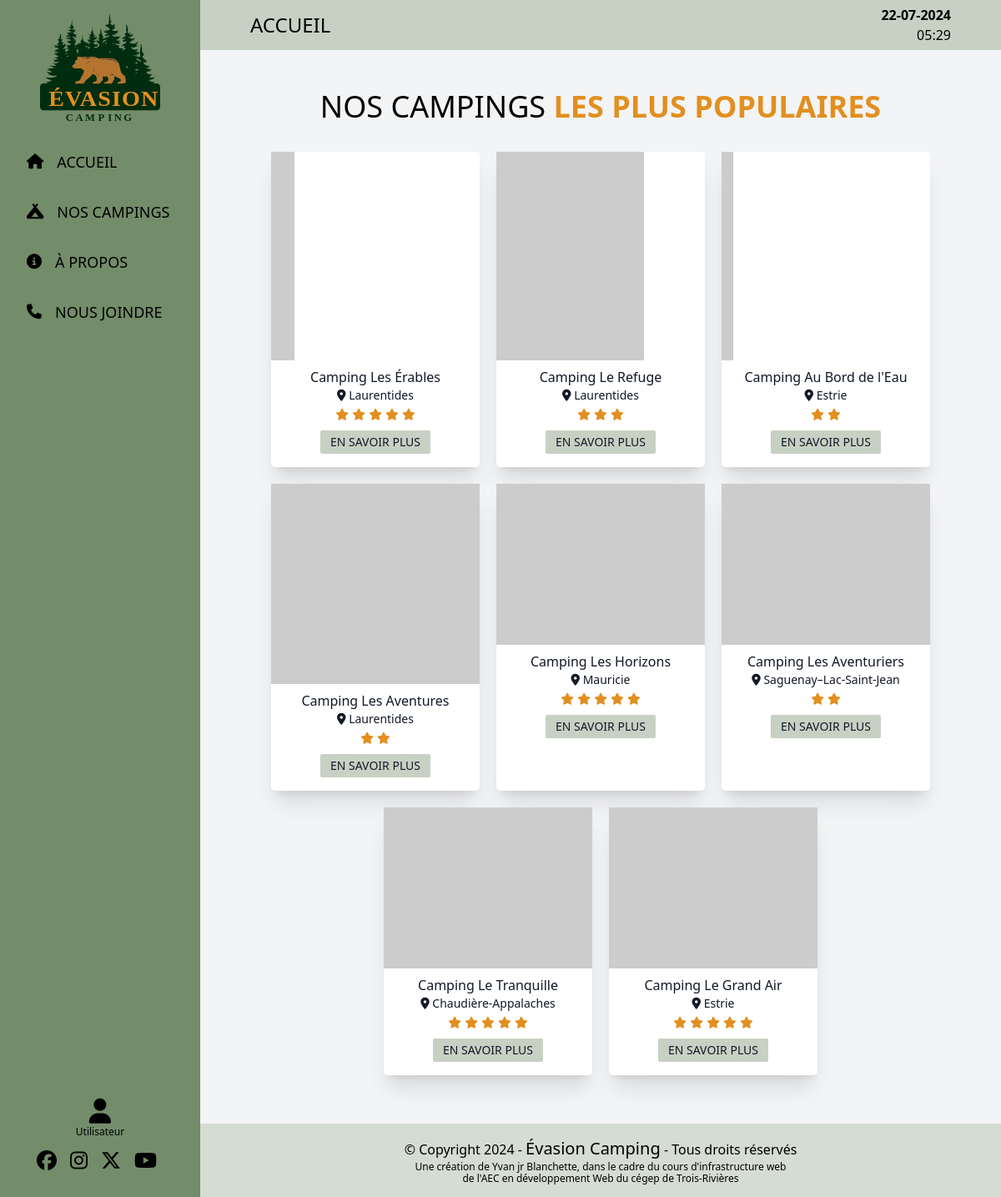
The page / on the database its author committed.
### tables this page shows
CREATE TABLE `campings` (
  `id` int NOT NULL,
  `name` varchar(50) NOT NULL,
  `region` varchar(50) NOT NULL,
  `address` varchar(100) NOT NULL,
  `city` varchar(50) NOT NULL,
  `postal_code` varchar(20) NOT NULL,
  `description` text NOT NULL,
  `nb_terrains` int NOT NULL,
  `popularite` int NOT NULL,
  `nb_stars` int NOT NULL,
  `actif` tinyint(1) NOT NULL,
  `accept_animals` tinyint(1) NOT NULL,
  `date_inscription` date NOT NULL,
  `experience_id` int NOT NULL,
  `id_picsum` int NOT NULL
);

### index.php (the view, shortened to what this page needs)
<?php
include_once(__DIR__ . '/_components/Header.php');
$campings = [];
if ($result = $mysqli->query("SELECT * FROM campings WHERE actif = 1 ORDER BY popularite DESC LIMIT 8")) {
  $campings = $result->fetch_all(MYSQLI_ASSOC);
}
?>
<div class="min-h-screen w-[100vw] flex justify-between">
    <?php include_once(__DIR__ . '/_components/Sidebar.php') ?>
  <div class="flex flex-col justify-between w-[100vw] lg:w-[80vw]">
    <?php include_once(__DIR__ . '/_components/Navbar.php') ?>
    <main class="flex-1 py-12 px-[5vw] bg-gray-100">
      <h1 class="text-2xl md:text-3xl lg:text-4xl font-light uppercase text-center mb-6">Nos campings <span class="text-[#E28F20] font-bold">les plus populaires</span></h1>
      <div class="flex flex-wrap justify-center">
        <?php foreach ($campings as $camping) { ?>
          <div class="w-[250px] text-gray-900 rounded-[5px] m-[10px] bg-white shadow-xl">
            <img src="https://picsum.photos/id/<?= $camping['id_picsum'] ?>/250/122" alt="<?= $camping['name'] ?>">
            <div class="px-4 pt-2 pb-4 flex flex-col items-center">
              <h4 class="a-programmer"><?= $camping['name'] ?></h4>
              <div class="mb-2">
                <div class="text-center text-sm">
                  <i class="fa-solid fa-location-dot"></i>
                  <span><?= $camping['region'] ?></span>
                </div>
                <div class="text-center">
                  <?php for ($i = 0; $i < $camping['nb_stars']; $i++) { ?>
                    <i class="fa-solid fa-star text-sm text-[#E28F20]"></i>
                  <?php } ?>
                </div>
              </div>
              <a href="fiche_camping.php?id=<?= $camping['id'] ?>" class="bg-[#C7D1C3] hover:bg-[#738C69] px-3 py-1 rounded-sm uppercase font-medium text-sm transition-all duration-300">En savoir plus</a>
            </div>
          </div>
        <?php } ?>
      </div>
    </main>
    <?php include_once(__DIR__ . '/_components/Footer.php'); ?>

### rows shown on the page
campings: name "Camping Les Érables", region "Laurentides", nb_stars 5 (drawn)
campings: name "Camping Le Refuge", region "Laurentides", nb_stars 3 (drawn)
campings: name "Camping Au Bord de l'Eau", region "Estrie", nb_stars 2 (drawn)
campings: name "Camping Les Aventures", region "Laurentides", nb_stars 2 (drawn)
campings: name "Camping Les Horizons", region "Mauricie", nb_stars 5 (drawn)
campings: name "Camping Les Aventuriers", region "Saguenay–Lac-Saint-Jean", nb_stars 2 (drawn)
campings: name "Camping Le Tranquille", region "Chaudière-Appalaches", nb_stars 5 (drawn)
campings: name "Camping Le Grand Air", region "Estrie", nb_stars 5 (drawn)

### other values the page prints
$link['name'] "ACCUEIL"
$link['name'] "NOS CAMPINGS"
$link['name'] "À PROPOS"
$link['name'] "NOUS JOINDRE"
formatTitle($title) "ACCUEIL"
getCurrentDate() "22-07-2024"
